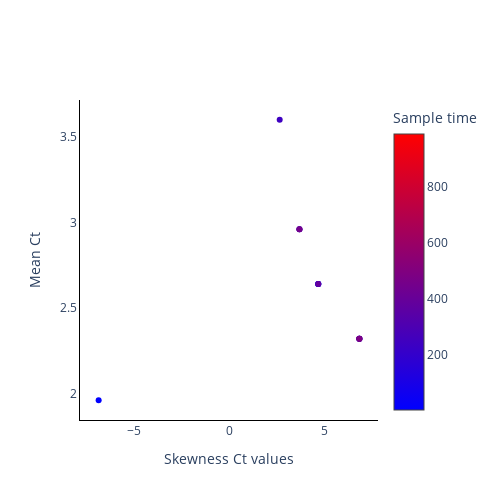

Notebook cell for this chart:
### Code cell
fig = go.Figure()

fig.add_trace(
    go.Scatter(
        y=np.mean(vr_values[0, :, :], axis=1).tolist(),
        x=skews,
        mode='markers',
        name='Mean Ct',
        marker_color=sample_points,
        marker_colorscale='BlueRed',
        marker_colorbar_title=dict(
            text='Sample time',
            side='top'),
        marker_showscale=True,
        showlegend=False,
    )
)

# Add axis labels
fig.update_layout(
    width=500, 
    height=500,
    plot_bgcolor='white',
    xaxis=dict(
        linecolor='black',
        title = 'Skewness Ct values'
        ),
    yaxis=dict(
        linecolor='black',
        title = 'Mean Ct'),
    #legend=dict(
    #    orientation="h",
    #    yanchor="bottom",
    #    y=1.02,
    #    xanchor="right",
    #    x=1
    #)
    )

fig.write_image('images/Mean_vs_Skewness-HPV.pdf')
fig.show()

### Figure 1 — Plotly figure (JSON) as saved in the notebook; plotly's stock layout.template omitted (floating-point values rounded to 4 significant figures)
{"data": [{"marker": {"color": [1, 31, 61, 91, 121, 151, 181, 211, 241, 271, 301, 331, 361, 391, 421, 451, 481, 511, 541, 571, 601, 631, 661, 691, 721, 751, 781, 811, 841, 871, 901, 931, 961, 991], "colorbar": {"title": {"side": "top", "text": "Sample time"}}, "colorscale": [[0, "rgb(0,0,255)"], [1, "rgb(255,0,0)"]], "showscale": true}, "mode": "markers", "name": "Mean Ct", "showlegend": false, "type": "scatter", "x": [-6.857, 6.857, 4.695, 4.695, 4.695, NaN, NaN, 3.705, 2.667, 6.857, NaN, 3.705, 6.857, 4.695, 6.857, 3.705, 6.857, NaN, NaN, NaN, NaN, NaN, NaN, NaN, NaN, NaN, NaN, NaN, NaN, NaN, NaN, NaN, NaN, NaN], "y": [1.96, 2.32, 2.64, 2.64, 2.64, 2, 2, 2.96, 3.6, 2.32, 2, 2.96, 2.32, 2.64, 2.32, 2.96, 2.32, 2, 2, 2, 2, 2, 2, 2, 2, 2, 2, 2, 2, 2, 2, 2, 2, 2]}], "layout": {"height": 500, "plot_bgcolor": "white", "width": 500, "xaxis": {"linecolor": "black", "title": {"text": "Skewness Ct values"}}, "yaxis": {"linecolor": "black", "title": {"text": "Mean Ct"}}}}
